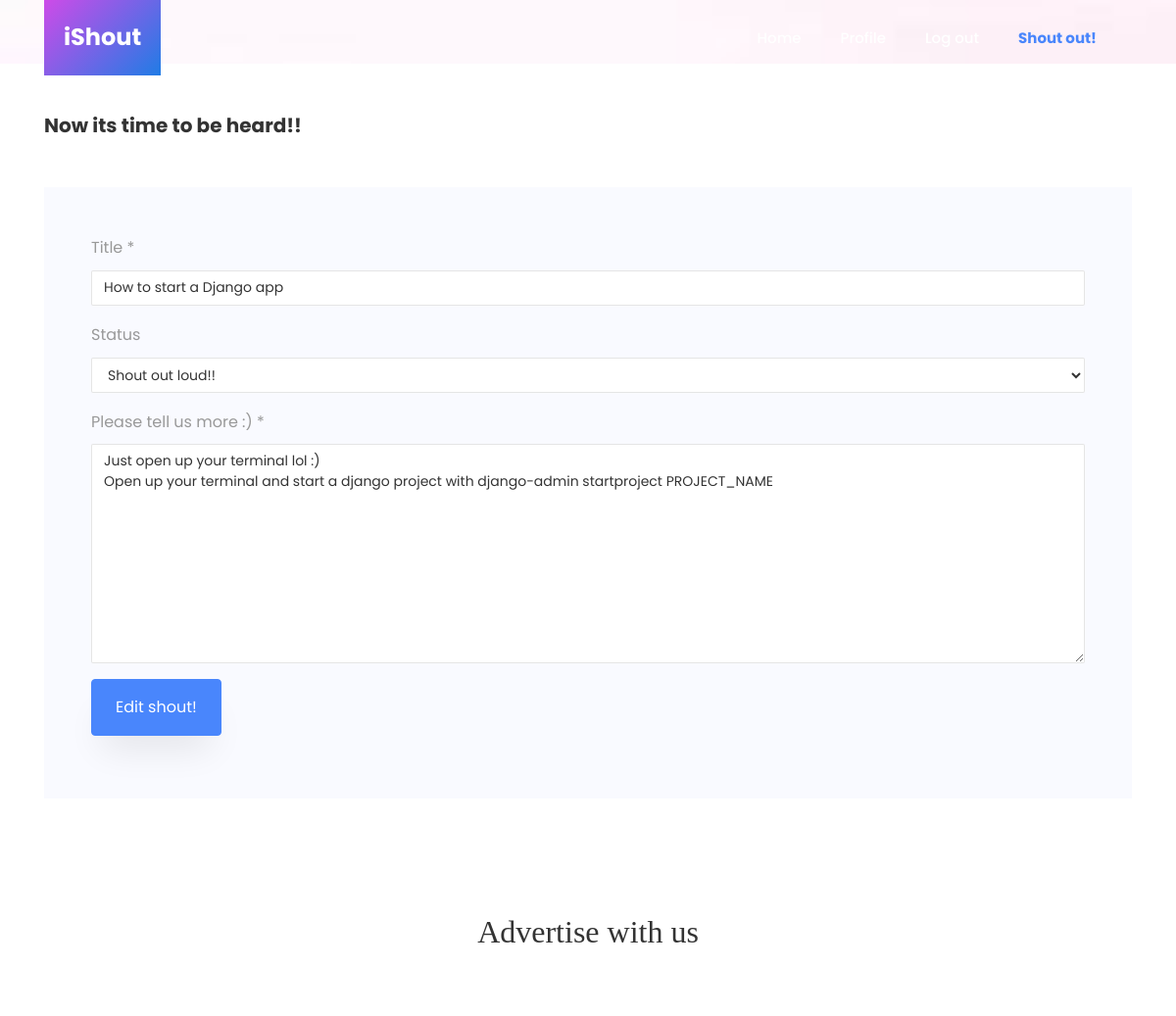
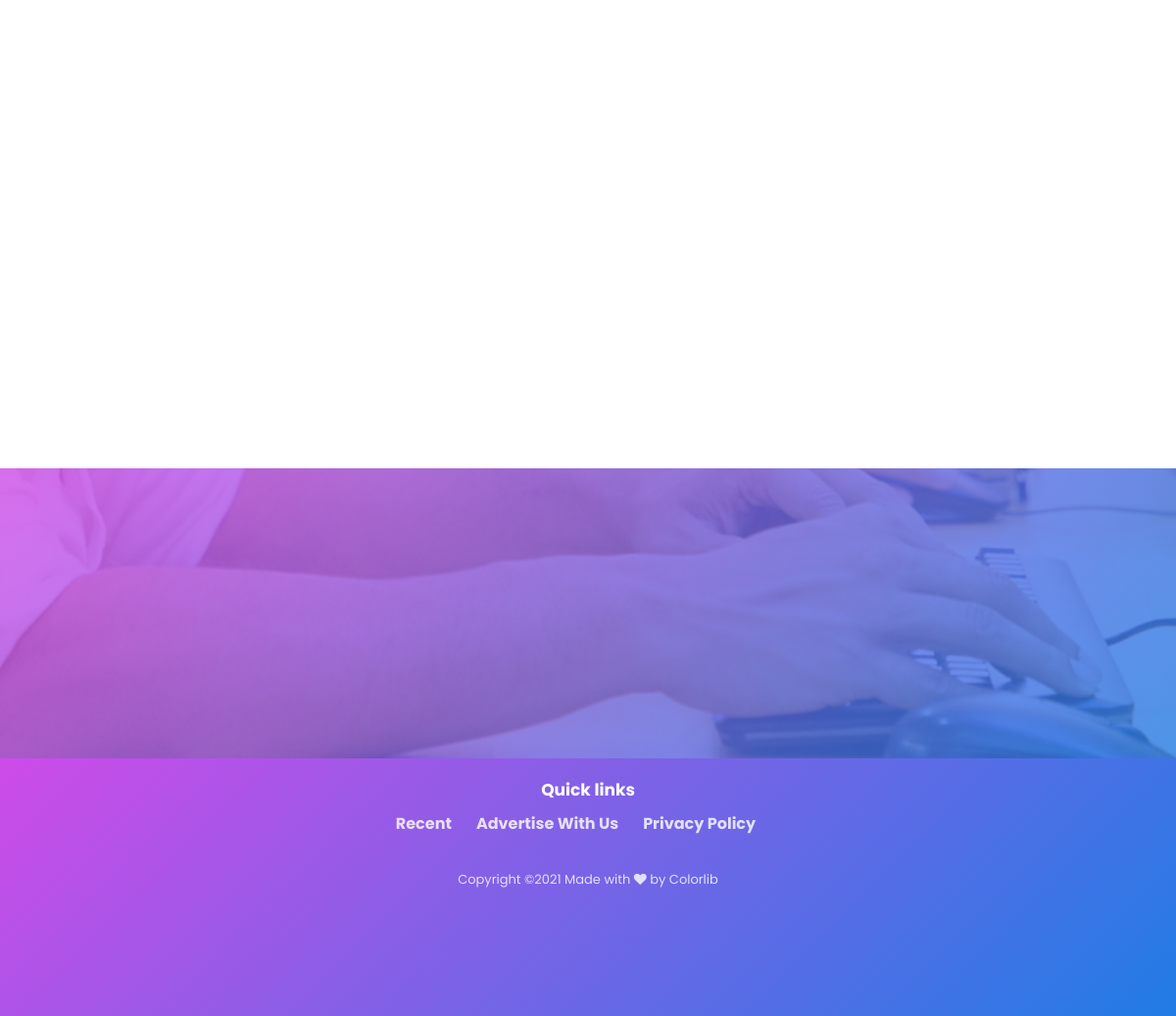
The app's page /6/how-to-start-a-django-app/edit/ (signed in) with its own data (2 pictures, top to bottom).
### Post/models.py (models this page shows, shortened)
class Post(models.Model):
    STATUS_CHOICES = (
        ('draft', 'Draft'),
        ('published', 'Published'),
    )
    title = models.CharField(max_length=255)
    slug = models.SlugField(max_length=255, unique_for_date='published', blank=True)
    detail = models.TextField()
    author = models.ForeignKey(User, null=True, on_delete=models.SET_NULL, related_name='posts')
    status = models.CharField(choices=STATUS_CHOICES, max_length=10, default='draft')
    published = models.DateTimeField(auto_now_add=True)
    updated = models.DateTimeField(auto_now=True)
    tags = TaggableManager()
    class Meta:
        ordering = ('-published',)

### Post/views.py (the view, shortened to what this page needs)
# urls.py: path('<int:pk>/<slug:slug>/edit/', views.edit, name="edit"),
@login_required
def edit(request, pk, slug):
    post = get_object_or_404(Post, id=pk, slug=slug)
    context = {'post':post}
    return render(request, "post/edit.html", context)

### Main/templates/post/edit.html (shortened to what this page needs)
{% extends 'base.html' %}
{% load static %}
{% block content %}
    <section class="hero-wrap" style="height: 65px; background-image: url({% static 'images/background.jpg' %});">
    </section>
    <section class="container">
        <div class="comment-form-wrap pt-5">
            <h3 class="mb-5" style="font-size: 20px; font-weight: bold;">Now its time to be heard!!</h3>
            <form class="p-5 bg-light" method="post">
              <div class="form-group">
                <label for="title">Title *</label>
                <input type="text" required class="form-control" name="title" id="title" value="{{ post.title }}">
              </div>
              <div class="form-group">
                <label for="status">Status</label>
                <select class="form-control" id="status" name="status">
                    <option value="published" {% if post.status == 'published' %}selected{% endif %}>Shout out loud!!</option>
                </select>
              </div>
              <div class="form-group">
                <label for="detail">Please tell us more :) *</label>
                <textarea required name="detail" id="detail" cols="30" rows="10" class="form-control">{{ post.detail }}</textarea>
              </div>
              <div class="form-group">
                <input type="submit" value="Edit shout!" class="btn py-3 px-4 btn-primary">
              </div>
            </form>
          </div>
    </section>
{% endblock %}

### records on screen
Post: title "How to start a Django app", status "Shout out loud!!", detail "Just open up your terminal lol :) Open up your terminal and start a django project with django-admin startproject PROJECT_NAME"
